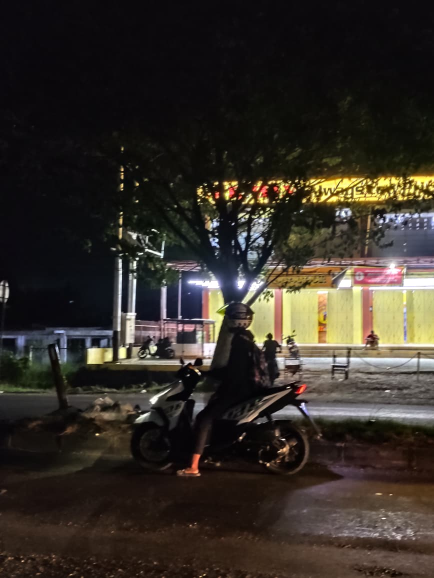
#> input picture underexposed.jpg, 868 x 1156 px (shown at 1/2 size)
$ python pratikum4.py
#> lines starting #> are read from the running program, lines starting #| are printed output that depends on the picture
import cv2
import numpy as np
import matplotlib.pyplot as plt
from scipy.stats import entropy
import warnings
warnings.filterwarnings('ignore')

print("=== PRATIKUM 4: PENINGKATAN KUALITAS CITRA ===")
print("Judul: Pipeline Enhancement Citra untuk Optimalisasi Visual Citra Underexposed dan Overexposed\n")

def load_sample_images():
    """Load sample with diffrent characteristics."""
    images = {}

    # load images in grayscale
    underexposed = cv2.imread("underexposed.jpg", cv2.IMREAD_GRAYSCALE)
    overexposed = cv2.imread("overexposed.jpg", cv2.IMREAD_GRAYSCALE)
    uneven = cv2.imread("uneven.jpg", cv2.IMREAD_GRAYSCALE)

    # Resize supaya ukurannya sama (biar rapi saat visualisasi)
    size = (256,256)

    underexposed = cv2.resize(underexposed, size)
    overexposed = cv2.resize(overexposed, size)
    uneven = cv2.resize(uneven, size)

    images['underexposed'] = underexposed
    images['overexposed'] = overexposed
    images['uneven_illumination'] = uneven

    return images

def analyze_image_statistics(image, name):
    hist, _ = np.histogram(image.flatten(), 256, [0,256])
    """Calculate image statistics"""
    stats_dict = {
        'name': name,
        'mean': np.mean(image),
        'std': np.std(image),
        'min': np.min(image),
        'max': np.max(image),
        'dynamic_range': np.max(image) - np.min(image),
        'entropy': entropy(hist + 1e-10)
    }
    return stats_dict

# =============== MAIN PRAKTIKUM ===============

# 1. POINT PROCESSING TRANSFORMATIONS
print("\n1. POINT PROCESSING TRANSFORMATIONS")

# Create test image
test_image = np.linspace(0, 255, 256).astype(np.uint8)
test_image = np.tile(test_image, (100, 1))

# Define transformation functions
def negative_transform(image):
    return 255 - image

def log_transform(image, c=255/np.log(256)):
    image_float = image.astype(np.float32) + 1  # Avoid log(0)
    return (c * np.log(image_float)).astype(np.uint8)

def power_law_transform(image, gamma=1.0, c=1.0):
    image_float = image.astype(np.float32) / 255.0
    transformed = c * np.power(image_float, gamma)
    return (transformed * 255).astype(np.uint8)

# Apply transformations
negative_result = negative_transform(test_image)
log_result = log_transform(test_image, c=50)
gamma_05 = power_law_transform(test_image, gamma=0.5)
gamma_10 = power_law_transform(test_image, gamma=1.0)
gamma_20 = power_law_transform(test_image, gamma=2.0)

# Visualize transformations
fig, axes = plt.subplots(2, 5, figsize=(20, 8))

# Original
axes[0, 0].imshow(test_image, cmap='gray', aspect='auto')
axes[0, 0].set_title('Original Image\n(Gradient 0-255)')
axes[0, 0].axis('off')

# Transformation results
results = [
    ('Negative', negative_result),
    ('Log Transform (c=50)', log_result),
    ('Gamma = 0.5', gamma_05),
    ('Gamma = 1.0', gamma_10),
    ('Gamma = 2.0', gamma_20)
]

for idx, (title, img) in enumerate(results[:3], 1):
    axes[0, idx].imshow(img, cmap='gray', aspect='auto')
    axes[0, idx].set_title(title)
    axes[0, idx].axis('off')

for idx, (title, img) in enumerate(results[3:], 0):
    axes[1, idx].imshow(img, cmap='gray', aspect='auto')
    axes[1, idx].set_title(title)
    axes[1, idx].axis('off')

# Plot transformation curves
x = np.linspace(0, 255, 256)
axes[1, 3].plot(x, 255-x, 'r-', label='Negative', linewidth=2)
axes[1, 3].plot(x, 50*np.log(x+1), 'g-', label='Log (c=50)', linewidth=2)
axes[1, 3].plot(x, 255*(x/255)**0.5, 'b-', label='γ=0.5', linewidth=2)
axes[1, 3].plot(x, 255*(x/255)**2.0, 'm-', label='γ=2.0', linewidth=2)
axes[1, 3].plot(x, x, 'k--', label='Identity', linewidth=1)
axes[1, 3].set_title('Transformation Curves')
axes[1, 3].set_xlabel('Input Intensity')
axes[1, 3].set_ylabel('Output Intensity')
axes[1, 3].legend()
axes[1, 3].grid(True, alpha=0.3)

plt.suptitle('Point Processing Transformations', fontsize=14, fontweight='bold')
plt.tight_layout()
plt.show()
#> figure, not shown here; panel 7: curve peaks at x = 0, y = 255; panel 7: curve peaks at x = 255, y = 277.3; panel 7: curve peaks at x = 255, y = 255

# 2. HISTOGRAM ANALYSIS AND EQUALIZATION
print("\n2. HISTOGRAM ANALYSIS AND EQUALIZATION")

# Load sample images with different characteristics
sample_images = load_sample_images()
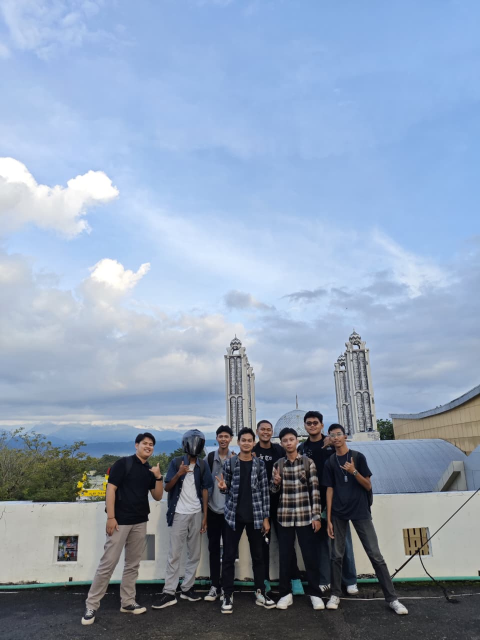
#> input picture overexposed.jpg, 960 x 1280 px (shown at 1/2 size)
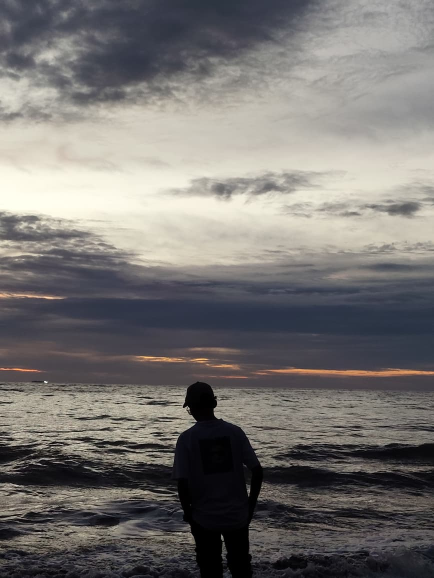
#> input picture uneven.jpg, 868 x 1156 px (shown at 1/2 size)
#> in load_sample_images, `uneven = cv2.resize(uneven, size)`:
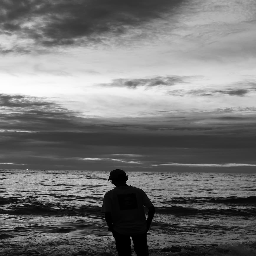
#> uneven: shape (256, 256); min 0, max 254, mean 115.9
#> sample_images = 3 items

# Apply histogram equalization
fig, axes = plt.subplots(4, 4, figsize=(16, 12))

for idx, (img_name, image) in enumerate(sample_images.items()):
    row = idx

    # Original image
    axes[row, 0].imshow(image, cmap='gray')
    axes[row, 0].set_title(f'{img_name}\nOriginal')
    axes[row, 0].axis('off')

    # Original histogram
    axes[row, 1].hist(image.ravel(), 256, [0, 256], color='gray', alpha=0.7)
    axes[row, 1].set_title('Original Histogram')
    axes[row, 1].set_xlabel('Intensity')
    axes[row, 1].set_ylabel('Frequency')
    axes[row, 1].grid(True, alpha=0.3)

    # Apply histogram equalization
    equalized = cv2.equalizeHist(image)

    # Equalized image
    axes[row, 2].imshow(equalized, cmap='gray')
    axes[row, 2].set_title('After Histogram Equalization')
    axes[row, 2].axis('off')

    # Equalized histogram
    axes[row, 3].hist(equalized.ravel(), 256, [0, 256], color='blue', alpha=0.7)
    axes[row, 3].set_title('Equalized Histogram')
    axes[row, 3].set_xlabel('Intensity')
    axes[row, 3].set_ylabel('Frequency')
    axes[row, 3].grid(True, alpha=0.3)
#> this loop made 3 passes
#> img_name on passes 1 to 3: 'underexposed', 'overexposed', 'uneven_illumination'
#> pass 1, `equalized = cv2.equalizeHist(image)`:
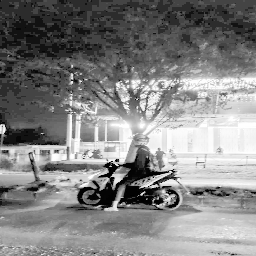
#> equalized: shape (256, 256); min 0, max 255, mean 131.3

plt.suptitle('Histogram Analysis and Equalization for Different Image Types',
             fontsize=14, fontweight='bold')
plt.tight_layout()
plt.show()
#> figure, not shown here; panel 2: tallest bar 6777 high, from x = 10 to 11; panel 4: tallest bar 6777 high, from x = 44 to 45; panel 6: tallest bar 1884 high, from x = 176 to 177; panel 8: tallest bar 1884 high, from x = 117 to 118

# 3. CONTRAST STRETCHING TECHNIQUES
print("\n3. CONTRAST STRETCHING AND NORMALIZATION")

def contrast_stretching(image, r_min=None, r_max=None):
    """Apply contrast stretching"""
    if r_min is None:
        r_min = np.min(image)
    if r_max is None:
        r_max = np.max(image)

    # Avoid division by zero
    if r_max == r_min:
        return image

    # Apply contrast stretching
    stretched = ((image.astype(float) - r_min) / (r_max - r_min) * 255).astype(np.uint8)
    return stretched

def adaptive_contrast_stretching(image, window_size=32):
    """Apply local contrast stretching"""
    h, w = image.shape
    result = np.zeros_like(image, dtype=np.float32)

    for i in range(0, h, window_size):
        for j in range(0, w, window_size):
            # Extract local window
            i_end = min(i + window_size, h)
            j_end = min(j + window_size, w)
            window = image[i:i_end, j:j_end]

            # Apply contrast stretching locally
            if window.size > 0:
                local_min = np.min(window)
                local_max = np.max(window)

                if local_max > local_min:
                    window_stretched = ((window.astype(float) - local_min) /
                                       (local_max - local_min) * 255)
                else:
                    window_stretched = window.astype(float)

                result[i:i_end, j:j_end] = window_stretched

    return result.astype(np.uint8)

# Test on low contrast image
low_contrast_img = sample_images['uneven_illumination']

# Apply different contrast stretching methods
global_stretched = contrast_stretching(low_contrast_img)
#> in contrast_stretching, `r_min = np.min(image)`: r_min = 0
#> in contrast_stretching, `r_max = np.max(image)`: r_max = 254
adaptive_stretched = adaptive_contrast_stretching(low_contrast_img, window_size=64)
#> after the loop in adaptive_contrast_stretching, `for i in range(0, h, window_size):`:
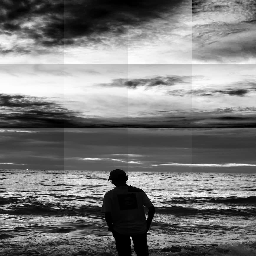
#> result: shape (256, 256) float32; min 0, max 255, mean 120.7

# Calculate statistics
original_stats = analyze_image_statistics(low_contrast_img, 'Original')
#> in analyze_image_statistics, `hist, _ = np.histogram(image.flatten(), 256, [0,256])`: hist = 256 values, max 754 at index 69, min 0 at index 255, mean 256
#> in analyze_image_statistics, `stats_dict = { 'name': name, 'mean': np.mean(image), 'std': np.std(ima..`: stats_dict = {'name': 'Original', 'mean': 115.9, 'std': 67, 'min': 0, 'max': 254, 'dynamic_range': 254, 'entropy': 5.41}
#> original_stats has the same summary as stats_dict in analyze_image_statistics
global_stats = analyze_image_statistics(global_stretched, 'Global Stretching')
#> global_stats = {'name': 'Global Stretching', 'mean': 115.9, 'std': 67, 'min': 0, 'max': 255, 'dynamic_range': 255, 'entropy': 5.41}
adaptive_stats = analyze_image_statistics(adaptive_stretched, 'Adaptive Stretching')
#> adaptive_stats = {'name': 'Adaptive Stretching', 'mean': 120.2, 'std': 74.94, 'min': 0, 'max': 255, 'dynamic_range': 255, 'entropy': 5.45}

# Display results
fig, axes = plt.subplots(2, 3, figsize=(15, 10))

# Original image and histogram
axes[0, 0].imshow(low_contrast_img, cmap='gray')
axes[0, 0].set_title('Original Low Contrast Image')
axes[0, 0].axis('off')

axes[0, 1].hist(low_contrast_img.ravel(), 256, [0, 256], color='gray', alpha=0.7)
axes[0, 1].set_title('Original Histogram')
axes[0, 1].set_xlabel('Intensity')
axes[0, 1].set_ylabel('Frequency')
axes[0, 1].axvline(original_stats['mean'], color='red', linestyle='--', label=f"Mean: {original_stats['mean']:.1f}")
axes[0, 1].legend()
axes[0, 1].grid(True, alpha=0.3)

# Global contrast stretching
axes[0, 2].imshow(global_stretched, cmap='gray')
axes[0, 2].set_title('Global Contrast Stretching')
axes[0, 2].axis('off')

axes[1, 0].hist(global_stretched.ravel(), 256, [0, 256], color='blue', alpha=0.7)
axes[1, 0].set_title('Global Stretched Histogram')
axes[1, 0].set_xlabel('Intensity')
axes[1, 0].set_ylabel('Frequency')
axes[1, 0].axvline(global_stats['mean'], color='red', linestyle='--', label=f"Mean: {global_stats['mean']:.1f}")
axes[1, 0].legend()
axes[1, 0].grid(True, alpha=0.3)

# Adaptive contrast stretching
axes[1, 1].imshow(adaptive_stretched, cmap='gray')
axes[1, 1].set_title('Adaptive Contrast Stretching')
axes[1, 1].axis('off')

axes[1, 2].hist(adaptive_stretched.ravel(), 256, [0, 256], color='green', alpha=0.7)
axes[1, 2].set_title('Adaptive Stretched Histogram')
axes[1, 2].set_xlabel('Intensity')
axes[1, 2].set_ylabel('Frequency')
axes[1, 2].axvline(adaptive_stats['mean'], color='red', linestyle='--', label=f"Mean: {adaptive_stats['mean']:.1f}")
axes[1, 2].legend()
axes[1, 2].grid(True, alpha=0.3)

plt.suptitle('Contrast Stretching Techniques Comparison', fontsize=14, fontweight='bold')
plt.tight_layout()
plt.show()
#> figure, not shown here; panel 2: tallest bar 754 high, from x = 69 to 70; panel 4: tallest bar 754 high, from x = 69 to 70; panel 6: tallest bar 713 high, from x = 0 to 1

# Print statistics comparison
print("\nStatistics Comparison:")
print("="*60)
print(f"{'Metric':<20} {'Original':<15} {'Global':<15} {'Adaptive':<15}")
print("-"*60)
for metric in ['mean', 'std', 'min', 'max', 'dynamic_range', 'entropy']:
    print(f"{metric:<20} {original_stats[metric]:<15.2f} {global_stats[metric]:<15.2f} {adaptive_stats[metric]:<15.2f}")
#> this loop made 6 passes
#| mean                 115.85          115.85          120.20
#| std                  67.00           67.00           74.94
#| min                  0.00            0.00            0.00
#| max                  254.00          255.00          255.00
#| dynamic_range        254.00          255.00          255.00
#| entropy              5.41            5.41            5.45

# 4. CLAHE (CONTRAST LIMITED ADAPTIVE HISTOGRAM EQUALIZATION)
print("\n4. CLAHE - CONTRAST LIMITED ADAPTIVE HISTOGRAM EQUALIZATION")

def demonstrate_clahe(image):
    """Demonstrate CLAHE with different parameters"""

    # Create CLAHE object with different parameters
    clahe_configs = [
        ('Default', cv2.createCLAHE(clipLimit=2.0, tileGridSize=(8, 8))),
        ('High Clip', cv2.createCLAHE(clipLimit=4.0, tileGridSize=(8, 8))),
        ('Small Tiles', cv2.createCLAHE(clipLimit=2.0, tileGridSize=(4, 4))),
        ('Large Tiles', cv2.createCLAHE(clipLimit=2.0, tileGridSize=(16, 16)))
    ]

    fig, axes = plt.subplots(2, 5, figsize=(20, 8))

    # Original image and histogram
    axes[0, 0].imshow(image, cmap='gray')
    axes[0, 0].set_title('Original Image')
    axes[0, 0].axis('off')

    axes[1, 0].hist(image.ravel(), 256, [0, 256], color='gray', alpha=0.7)
    axes[1, 0].set_title('Original Histogram')
    axes[1, 0].set_xlabel('Intensity')
    axes[1, 0].set_ylabel('Frequency')
    axes[1, 0].grid(True, alpha=0.3)

    # Apply different CLAHE configurations
    for idx, (title, clahe) in enumerate(clahe_configs, 1):
        clahe_result = clahe.apply(image)

        # Display CLAHE result
        axes[0, idx].imshow(clahe_result, cmap='gray')
        axes[0, idx].set_title(title)
        axes[0, idx].axis('off')

        # Display histogram
        axes[1, idx].hist(clahe_result.ravel(), 256, [0, 256], color='blue', alpha=0.7)
        axes[1, idx].set_title(f'{title} Histogram')
        axes[1, idx].set_xlabel('Intensity')
        axes[1, idx].set_ylabel('Frequency')
        axes[1, idx].grid(True, alpha=0.3)

    plt.suptitle('CLAHE with Different Parameters', fontsize=14, fontweight='bold')
    plt.tight_layout()
    plt.show()

    return clahe_configs

# Apply CLAHE to dark image
dark_image = sample_images['underexposed']
clahe_configs = demonstrate_clahe(dark_image)
#> clahe_configs = 4 items

# 5. COMPREHENSIVE ENHANCEMENT PIPELINE
print("\n5. COMPREHENSIVE ENHANCEMENT PIPELINE")

def comprehensive_enhancement_pipeline(image):
    """Demonstrate a complete enhancement pipeline"""

    results = {}

    # Step 1: Gamma Correction (pre-processing)
    gamma_corrected = power_law_transform(image, gamma=0.7)
    results['gamma_correction'] = gamma_corrected

    # Step 2: Global Contrast Stretching
    global_stretched = contrast_stretching(gamma_corrected)
    results['global_stretching'] = global_stretched

    # Step 3: CLAHE
    clahe = cv2.createCLAHE(clipLimit=3.0, tileGridSize=(8, 8))
    clahe_result = clahe.apply(global_stretched)
    results['clahe'] = clahe_result

    # Step 4: Local Enhancement (adaptive stretching)
    local_enhanced = adaptive_contrast_stretching(clahe_result, window_size=32)
    results['local_enhancement'] = local_enhanced

    # Step 5: Final normalization
    final_normalized = cv2.normalize(local_enhanced, None, 0, 255, cv2.NORM_MINMAX)
    results['final'] = final_normalized

    return results

# Apply pipeline to test image
test_img = sample_images['uneven_illumination']
pipeline_results = comprehensive_enhancement_pipeline(test_img)
#> call 2 of adaptive_contrast_stretching, with window_size = 32
#> after the loop in adaptive_contrast_stretching (call 2), `for i in range(0, h, window_size):`:
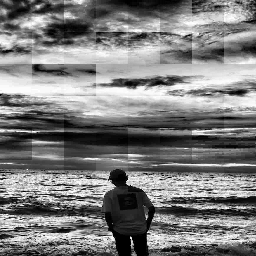
#> result: shape (256, 256) float32; min 0, max 255, mean 124.8
#> pipeline_results = 5 items

# Display pipeline results
fig, axes = plt.subplots(2, 3, figsize=(15, 10))

steps = [
    ('Original', test_img),
    ('Gamma Correction (γ=0.7)', pipeline_results['gamma_correction']),
    ('Global Stretching', pipeline_results['global_stretching']),
    ('CLAHE', pipeline_results['clahe']),
    ('Local Enhancement', pipeline_results['local_enhancement']),
    ('Final Result', pipeline_results['final'])
]

for idx, (title, img) in enumerate(steps):
    row = idx // 3
    col = idx % 3

    axes[row, col].imshow(img, cmap='gray')
    axes[row, col].set_title(title)
    axes[row, col].axis('off')
#> this loop made 6 passes
#> (title, row, col) on passes 1 to 6: ('Original', 0, 0), ('Gamma Correction (γ=0.7)', 0, 1), ('Global Stretching', 0, 2), ('CLAHE', 1, 0), ('Local Enhancement', 1, 1), ('Final Result', 1, 2)

plt.suptitle('Comprehensive Enhancement Pipeline', fontsize=14, fontweight='bold')
plt.tight_layout()
plt.show()

# Calculate and compare metrics
print("\nEnhancement Pipeline Metrics:")
print("="*70)
print(f"{'Step':<25} {'Mean':<10} {'Std':<10} {'Min':<10} {'Max':<10} {'Entropy':<10}")
print("-"*70)

for step_name, img in steps:
    img_stats = analyze_image_statistics(img, step_name)
    print(f"{step_name:<25} {img_stats['mean']:<10.2f} {img_stats['std']:<10.2f} "
          f"{img_stats['min']:<10.2f} {img_stats['max']:<10.2f} {img_stats['entropy']:<10.4f}")
#> this loop made 6 passes
#| Original                  115.85     67.00      0.00       254.00     5.4125
#| Gamma Correction (γ=0.7)  140.02     62.62      0.00       254.00     5.2624
#| Global Stretching         140.02     62.62      0.00       255.00     5.2624
#| CLAHE                     136.18     65.91      1.00       255.00     5.4585
#| Local Enhancement         124.35     72.76      0.00       255.00     5.5095
#| Final Result              124.35     72.76      0.00       255.00     5.5095

# 6. QUALITY METRICS FOR ENHANCEMENT EVALUATION
print("\n6. QUALITY METRICS FOR ENHANCEMENT EVALUATION")

def calculate_enhancement_metrics(original, enhanced):
    """Calculate various enhancement quality metrics"""

    metrics = {}

    # 1. Contrast Improvement Index (CII)
    original_contrast = np.std(original)
    enhanced_contrast = np.std(enhanced)
    metrics['CII'] = enhanced_contrast / original_contrast if original_contrast > 0 else 0

    # 2. Entropy improvement
    orig_hist, _ = np.histogram(original.flatten(), 256, [0, 256])
    enh_hist, _ = np.histogram(enhanced.flatten(), 256, [0, 256])
    orig_entropy = entropy(orig_hist + 1e-10)  # Add small value to avoid log(0)
    enh_entropy = entropy(enh_hist + 1e-10)
    metrics['entropy_improvement'] = enh_entropy - orig_entropy

    # 3. PSNR (if we had ground truth)
    # For demonstration, we'll calculate between original and enhanced
    mse = np.mean((original.astype(float) - enhanced.astype(float)) ** 2)
    metrics['MSE'] = mse
    metrics['PSNR'] = 10 * np.log10(255**2 / mse) if mse > 0 else float('inf')

    # 4. Visual Information Fidelity (simplified)
    metrics['info_content_ratio'] = enh_entropy / orig_entropy if orig_entropy > 0 else 0

    return metrics

# Evaluate different enhancement methods
enhancement_methods = {
    'Histogram Equalization': cv2.equalizeHist(test_img),
    'Global Stretching': contrast_stretching(test_img),
    'CLAHE': cv2.createCLAHE(clipLimit=2.0, tileGridSize=(8, 8)).apply(test_img),
    'Comprehensive Pipeline': pipeline_results['final']
}

print("\nEnhancement Methods Evaluation:")
print("="*80)
print(f"{'Method':<25} {'CII':<10} {'Entropy Δ':<12} {'MSE':<10} {'PSNR (dB)':<12} {'Info Ratio':<10}")
print("-"*80)

for method_name, enhanced_img in enhancement_methods.items():
    metrics = calculate_enhancement_metrics(test_img, enhanced_img)
    print(f"{method_name:<25} {metrics['CII']:<10.3f} {metrics['entropy_improvement']:<12.4f} "
          f"{metrics['MSE']:<10.2f} {metrics['PSNR']:<12.2f} {metrics['info_content_ratio']:<10.3f}")
#> this loop made 4 passes
#> (method_name, enhanced_contrast in calculate_enhancement_metrics, enh_entropy in calculate_enhancement_metrics, mse in calculate_enhancement_metrics) on passes 1 to 4: ('Histogram Equalization', 74.23, 5.27, 239.2), ('Global Stretching', 67, 5.41, 9.16e-05), ('CLAHE', 68.36, 5.46, 804.9), ('Comprehensive Pipeline', 72.76, 5.51, 2475.1)
#| Histogram Equalization    1.108      -0.1409      239.19     24.34        0.974
#| Global Stretching         1.000      0.0000       0.00       88.51        1.000
#| CLAHE                     1.020      0.0473       804.85     19.07        1.009
#| Comprehensive Pipeline    1.086      0.0970       2475.09    14.19        1.018

# Visual comparison of all methods
fig, axes = plt.subplots(2, 3, figsize=(15, 10))

methods_list = list(enhancement_methods.items())
#> methods_list = 4 items
for idx in range(min(6, len(methods_list))):
    row = idx // 3
    col = idx % 3

    if idx == 0:
        axes[row, col].imshow(test_img, cmap='gray')
        axes[row, col].set_title('Original')
    else:
        method_name, enhanced_img = methods_list[idx-1]
        axes[row, col].imshow(enhanced_img, cmap='gray')
        axes[row, col].set_title(method_name)

    axes[row, col].axis('off')
#> this loop made 4 passes
#> (row, col, method_name) on passes 2 to 4: (0, 1, 'Histogram Equalization'), (0, 2, 'Global Stretching'), (1, 0, 'CLAHE')

plt.suptitle('Comparison of Different Enhancement Methods', fontsize=14, fontweight='bold')
plt.tight_layout()
plt.show()
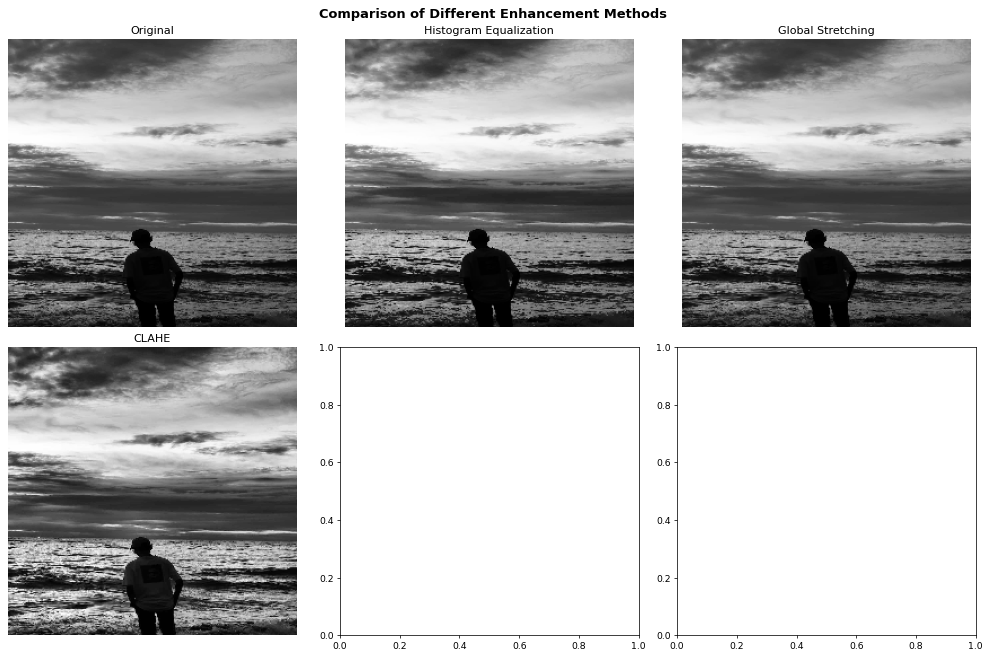
#> figure drawn by matplotlib, 4 panels

print("\n=== PRAKTIKUM SELESAI ===")
print("\nRingkasan yang dipelajari:")
print("1. Point processing: negative, log, power-law transformations")
print("2. Histogram analysis and equalization techniques")
print("3. Contrast stretching and normalization methods")
print("4. Local vs global enhancement strategies")
print("5. CLAHE and comprehensive enhancement pipelines")
print("6. Quality metrics for enhancement evaluation")
